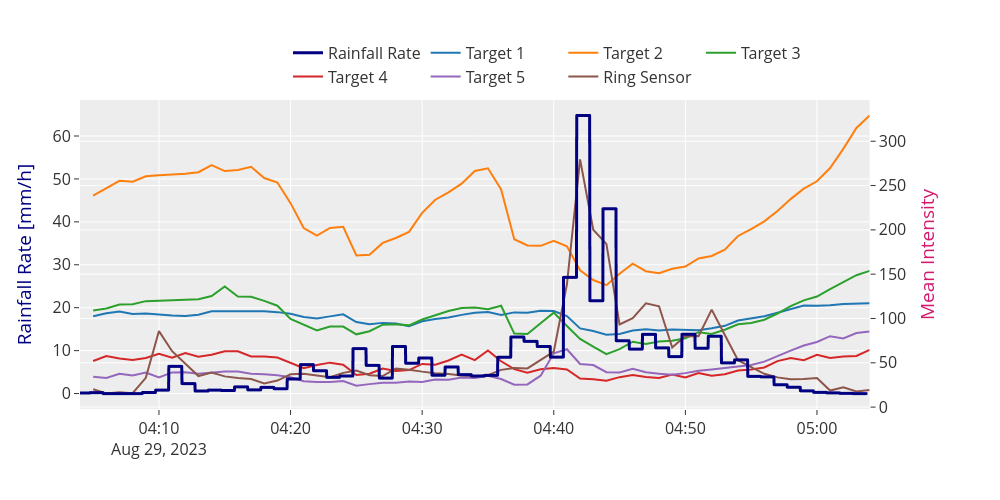

Write notebook code for a chart like this one.
### Markdown cell above
### Result plots

### Code cell
colors = [
    "#1f77b4",  # muted blue
    "#ff7f0e",  # safety orange
    "#2ca02c",  # cooked asparagus green
    "#d62728",  # brick red
    "#9467bd",  # muted purple
    "#8c564b",  # chestnut brown
]

fig = make_subplots(specs=[[{"secondary_y": True}]])
# fig.add_trace(go.Scatter(x=w_differ.index, y=w_differ*200, mode='lines', name='differential precipitation', line=dict(color='red')))
fig.add_trace(
    go.Scattergl(x=w_int_h.index, y=w_int_h, mode="lines", name="Rainfall Rate", line=dict(color="#000080", width=3))
)

for col, (target_name, rain_ds_minutes_mean_ds) in zip(colors, rain_ds_minutes_mean.items()):
    fig.add_trace(
        go.Scatter(
            x=rain_ds_minutes_mean_ds.index,
            y=rain_ds_minutes_mean_ds,
            mode="lines",
            name=target_name,
            line=dict(color=col, width=2),
        ),
        secondary_y=True,
    )

fig.update_layout(
    template="ggplot2",
    autosize=False,
    width=1000,
    height=500,
    # title="Rainfall Rate vs. Noise in Pointclouds",
    legend=dict(orientation="h", yanchor="bottom", y=1.02, xanchor="right", x=0.8),
    xaxis_title="",
    yaxis_title="Rainfall Rate [mm/h]",
    yaxis2_title="Mean Intensity",
    font=dict(size=16),
)
fig.update_yaxes(title_font_color="#000080")
fig.update_yaxes(title_font_color="#d5196e", secondary_y=True)
